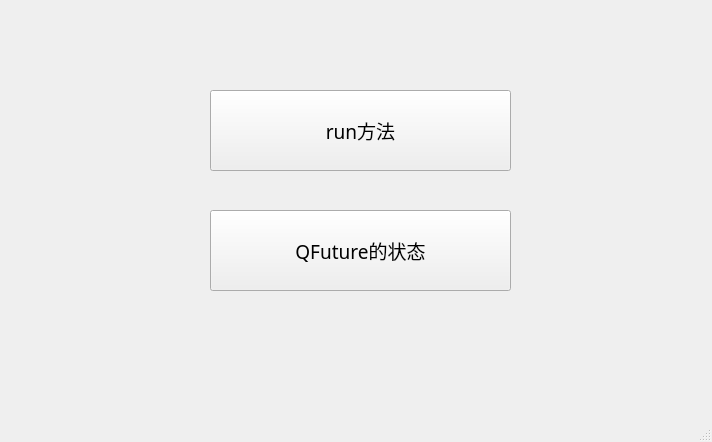
<?xml version="1.0" encoding="UTF-8"?>
<ui version="4.0">
 <class>MainWindow</class>
 <widget class="QMainWindow" name="MainWindow">
  <property name="geometry">
   <rect>
    <x>0</x>
    <y>0</y>
    <width>712</width>
    <height>442</height>
   </rect>
  </property>
  <property name="font">
   <font>
    <family>微软雅黑</family>
    <pointsize>14</pointsize>
   </font>
  </property>
  <property name="windowTitle">
   <string>MainWindow</string>
  </property>
  <widget class="QWidget" name="centralwidget">
   <widget class="QPushButton" name="runButton">
    <property name="geometry">
     <rect>
      <x>210</x>
      <y>90</y>
      <width>301</width>
      <height>81</height>
     </rect>
    </property>
    <property name="text">
     <string>run方法</string>
    </property>
   </widget>
   <widget class="QPushButton" name="stateButton">
    <property name="geometry">
     <rect>
      <x>210</x>
      <y>210</y>
      <width>301</width>
      <height>81</height>
     </rect>
    </property>
    <property name="text">
     <string>QFuture的状态</string>
    </property>
   </widget>
  </widget>
  <widget class="QMenuBar" name="menubar">
   <property name="geometry">
    <rect>
     <x>0</x>
     <y>0</y>
     <width>712</width>
     <height>36</height>
    </rect>
   </property>
  </widget>
  <widget class="QStatusBar" name="statusbar"/>
 </widget>
 <resources/>
 <connections/>
</ui>
